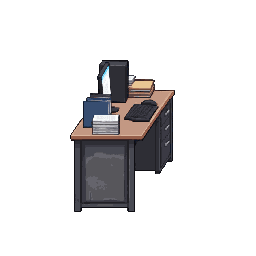
#> input picture game-src/action/objects/D01v3_사무책상_1배_8방향/east.png, 256 x 256 px, given in place of hq_office_p5_632x424.png, which was not available
$ python office_desk_place_v2.py out.png
#> lines starting #> are read from the running program, lines starting #| are printed output that depends on the picture
"""종합대응팀 사무실(p5) 책상 배치 시안 v2(한 개씩: 북·남·동). 게임처럼 배경 2배 고정, 책상은 깊이 y마다 따로 배율.
배율 기준(사용자 11-02 06:43 「원근 적용」, 여자 탈의실 방식: 변화율 그림의 2/3, 화면 맨 아래까지):
  p5 오른쪽 끝 벽 붙은 책상 상판 높이 62px(1x, 바닥선 y302) = 책상 오브젝트 D01v3 상판 71px → 벽선 배율 0.873.
  어른 ≈ 148px(책상 0.72m 기준) → 눈높이 지평선 HZ = 302 - 0.93*148 = 164.
배치: 뒤 줄 = 북쪽(모니터 뒷면, 사람은 책상 뒤에서 화면 쪽을 봄), 앞 줄 = 남쪽(사람은 등을 보임), 오른쪽 끝 쟈알디 = 동쪽 1개.
python3 tools/objects/office_desk_place_v1.py <out.png>"""
import sys
from pathlib import Path
from PIL import Image
R=Path(__file__).resolve().parents[2]; K=2
bg=Image.open(R/'game-src/art/pixellab-hq-20261031/hq_office_p5_632x424.png').convert('RGBA')
#> bg is the input picture: PIL image 256x256 RGBA; mean R, G, B, A 16.6, 15.5, 21.9, 43.4
BG=bg.resize((bg.width*K,bg.height*K),Image.NEAREST)
D=R/'game-src/action/objects/D01v3_사무책상_1배_8방향'
WALL,HZ,S0,P=302,164,62/71,2/3
def scale(y): f=S0*(y-HZ)/(WALL-HZ); return S0+(f-S0)*P
def desk(d,cx,foot):
#> called with d = 'north', cx = 115, foot = 380
    im=Image.open(D/f'{d}.png').convert('RGBA'); bb=im.getbbox(); im=im.crop(bb)
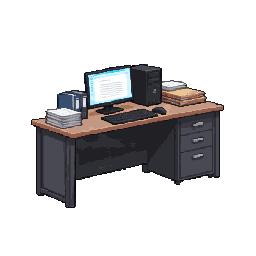
#> input picture game-src/action/objects/D01v3_사무책상_1배_8방향/south-east.png, 256 x 256 px, given in place of north.png, which was not available
#> in desk, im is the input picture: PIL image 256x256 RGBA; mean R, G, B, A 24.7, 23.4, 29.4, 70.5
#> after `bb = im.getbbox()`: bb = (31, 64, 224, 208)
    s=scale(foot)*K; im=im.resize((round(im.width*s),round(im.height*s)),Image.NEAREST)
    return (foot,im,round(cx*K-im.width/2),round(foot*K-im.height))
L=[]
XS=[230]
L.append(desk('north',115,380))
L.append(desk('south',115,396))
#> call 2 of desk, with d = 'south', cx = 115, foot = 396
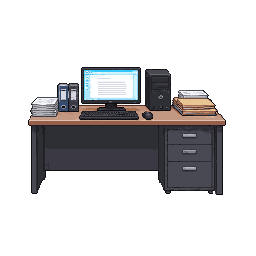
#> input picture game-src/action/objects/D01v3_사무책상_1배_8방향/south.png, 256 x 256 px
#> in desk, im is the input picture: PIL image 256x256 RGBA; mean R, G, B, A 25.3, 24.2, 25.4, 72.2
#> in desk (call 2), `bb = im.getbbox()`: bb = (28, 67, 226, 195)
#> in desk (call 2), `im = im.crop(bb)`:
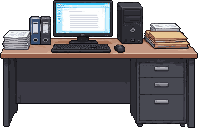
#> im: PIL image 198x128 RGBA; mean R, G, B, A 65.5, 62.7, 65.6, 186.8; transparent parts drawn white
#> in desk (call 2), `im = im.resize((round(im.width * s), round(im.height * s)), Image.NEAR`:
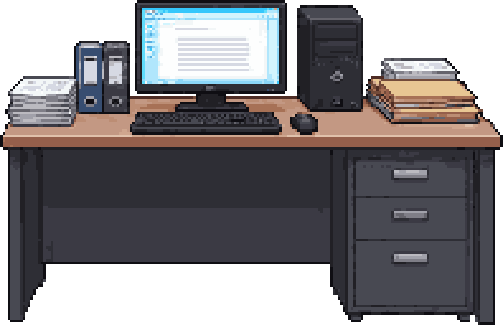
#> im: PIL image 503x325 RGBA; mean R, G, B, A 65.3, 62.5, 65.4, 186.6; transparent parts drawn white
L.append(desk('north-east',540,346))
#> call 3 of desk, with d = 'north-east', cx = 540, foot = 346
#> in desk (call 3), `bb = im.getbbox()`: bb = (31, 64, 224, 208)
#> in desk (call 3), `im = im.resize((round(im.width * s), round(im.height * s)), Image.NEAR`:
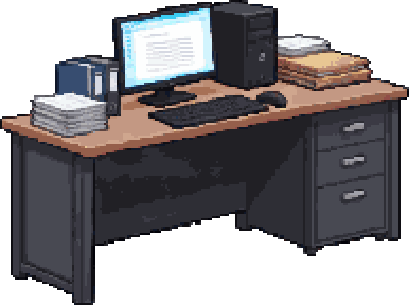
#> im: PIL image 409x305 RGBA; mean R, G, B, A 55.6, 52.5, 57.2, 166.3; transparent parts drawn white
out=BG.copy()
for _,im,x,y in sorted(L,key=lambda t:t[0]): out.alpha_composite(im,(x,y))
#> this loop made 3 passes
#> (x, y) on passes 1 to 3: (876, 387), (-2, 414), (-22, 467)
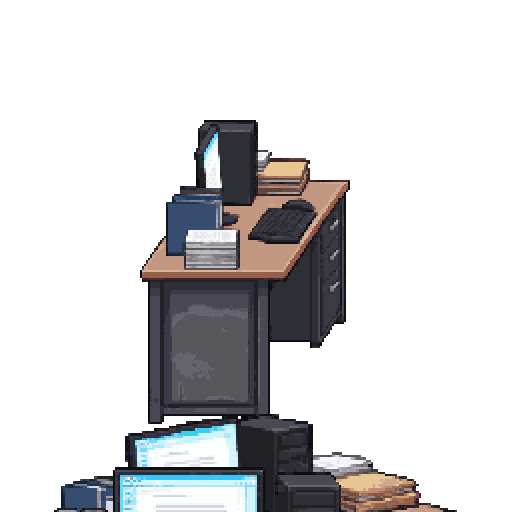
#> out: PIL image 512x512 RGBA; mean R, G, B, A 27.9, 27.5, 33.8, 67.1; transparent parts drawn white
out.convert('RGB').save(sys.argv[1]); print({y:round(scale(y),3) for y in (302,332,346,356,424)})
#> after `out.convert('RGB').save(sys.argv[1])`:
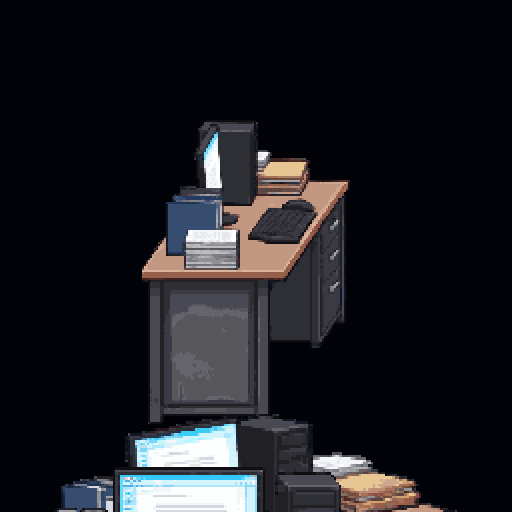
#> saved as out.png: PIL image 512x512 RGB; mean R, G, B 27.9, 27.5, 33.8
#| {302: 0.873, 332: 1.0, 346: 1.059, 356: 1.101, 424: 1.388}
